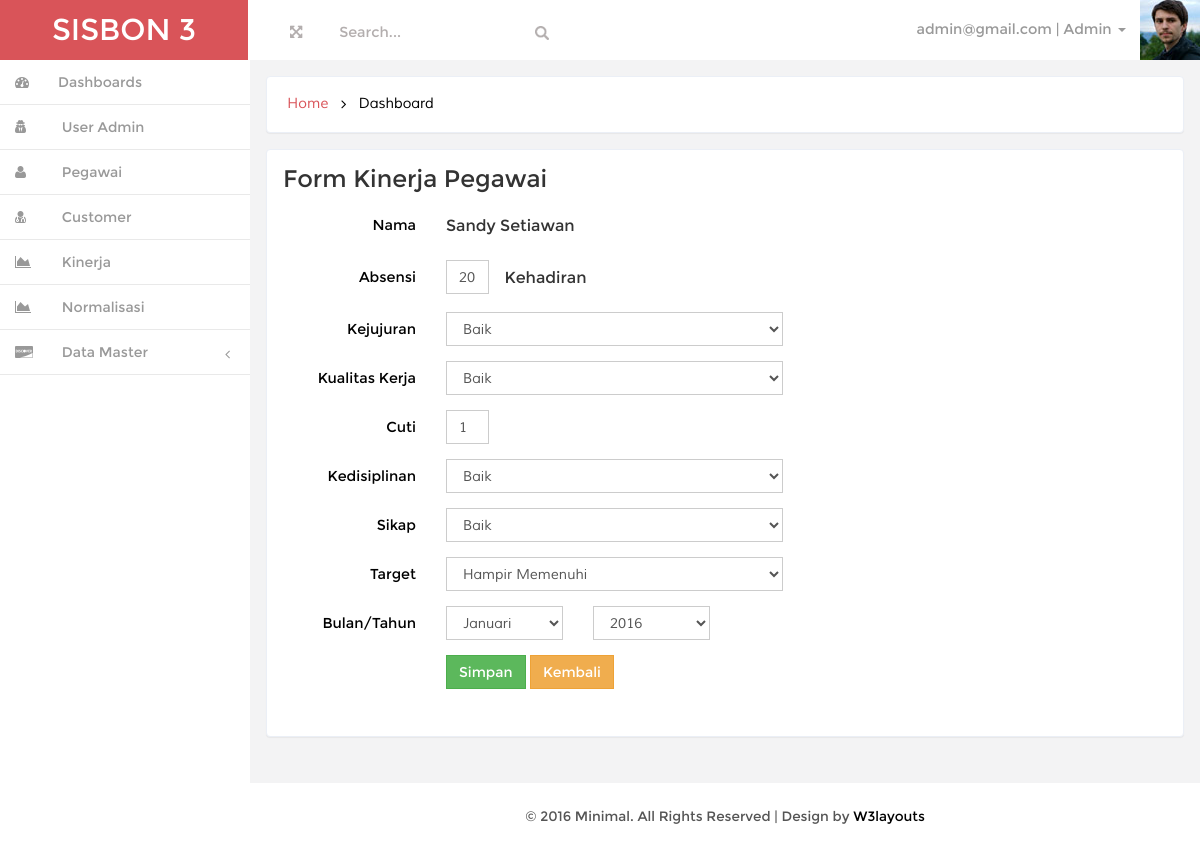
Screenshot of /index.php?page=kinerja_edit&idpegawai=1&id=4 (signed in) with the database file from the repository.
### tables this page shows
CREATE TABLE IF NOT EXISTS `tbpegawai` (
  `id_pegawai` int(11) NOT NULL AUTO_INCREMENT,
  `nama` varchar(100) NOT NULL,
  `tgl_lahir` date NOT NULL,
  `no_telp` varchar(20) NOT NULL,
  `alamat` text NOT NULL,
  `tgl_masuk` date NOT NULL,
  `email` varchar(50) NOT NULL,
  `password` varchar(50) NOT NULL,
  PRIMARY KEY (`id_pegawai`)
);

CREATE TABLE IF NOT EXISTS `tbkinerja` (
  `id_kinerja` int(11) NOT NULL AUTO_INCREMENT,
  `id_pegawai` int(11) NOT NULL,
  `jml_absensi` int(11) NOT NULL,
  `kejujuran` int(11) NOT NULL,
  `kualitas_kerja` int(11) NOT NULL,
  `cuti` int(11) NOT NULL,
  `kedisiplinan` int(11) NOT NULL,
  `sikap` int(11) NOT NULL,
  `target` int(11) NOT NULL,
  `bulan` varchar(20) NOT NULL,
  `tahun` varchar(5) NOT NULL,
  PRIMARY KEY (`id_kinerja`)
);

CREATE TABLE IF NOT EXISTS `tbkejujuran` (
  `id_kejujuran` int(11) NOT NULL AUTO_INCREMENT,
  `ket` varchar(50) NOT NULL,
  `nilai` int(11) NOT NULL,
  PRIMARY KEY (`id_kejujuran`)
);

CREATE TABLE IF NOT EXISTS `tbkualitaskerja` (
  `id_kualitaskerja` int(11) NOT NULL AUTO_INCREMENT,
  `ket` varchar(50) NOT NULL,
  `nilai` int(11) NOT NULL,
  PRIMARY KEY (`id_kualitaskerja`)
);

CREATE TABLE IF NOT EXISTS `tbkedisiplinan` (
  `id_kedisiplinan` int(11) NOT NULL AUTO_INCREMENT,
  `ket` varchar(50) NOT NULL,
  `nilai` int(11) NOT NULL,
  PRIMARY KEY (`id_kedisiplinan`)
);

CREATE TABLE IF NOT EXISTS `tbsikap` (
  `id_sikap` int(11) NOT NULL AUTO_INCREMENT,
  `ket` varchar(50) NOT NULL,
  `nilai` int(11) NOT NULL,
  PRIMARY KEY (`id_sikap`)
);

CREATE TABLE IF NOT EXISTS `tbtarget` (
  `id_target` int(11) NOT NULL AUTO_INCREMENT,
  `ket` varchar(50) NOT NULL,
  `nilai` int(11) NOT NULL,
  PRIMARY KEY (`id_target`)
);

### class/User.php (called while the page is built, shortened)
<?php
include "SisbonHelper.php";
class User
{
    private $admin;
    public function __construct(){
        $admin = new Admin();
        $this->admin = $admin;
        $pegawai = new Pegawai();
        $customer = new Customer();
        if(isset($_SESSION['user_session']))
        {
            if($_SESSION['user_level']=='admin')
            {
                $this->getIdentitasAdmin();
            }
            elseif($_SESSION['user_level']=='pegawai')
            {
                $this->getIdentitasPegawai();
            }
            else
            {
                $this->getIdentitasCustomer();
            }
        }
    }
    public function getIdentitasAdmin()
    {
        $d = $this->admin->getById($_SESSION['user_session']);
        $this->nama_user = $d['nama'];
        $this->email_user = $d['email'];
    }
}

### class/Admin.php (called while the page is built, shortened)
<?php
class Admin implements BaseData
{
    private $conn;
    public function __construct()
    {
        $database = new Koneksi();
        $db = $database->dbKoneksi();
        $this->conn = $db;
    }
    public function getById($id)
    {
        $stmt = $this->conn->prepare("SELECT * FROM tbadmin WHERE id_admin=:uid_admin");
        $stmt->execute(array(':uid_admin'=>$id));
        $userRow=$stmt->fetch(PDO::FETCH_ASSOC);
        return $userRow;
    }
}

### session.php (called while the page is built, shortened)
<?php
$user = new User();

### class/Pegawai.php (called while the page is built, shortened)
<?php
class Pegawai implements BaseData
{
    private $conn;
    public function __construct()
    {
        $database = new Koneksi();
        $db = $database->dbKoneksi();
        $this->conn = $db;
    }
    public function getById($id)
    {
       try
       {
           $stmt = $this->conn->prepare("SELECT * FROM tbpegawai WHERE id_pegawai=$id");
           $stmt->execute();
           $rowPegawai = $stmt->fetch(PDO::FETCH_ASSOC);
           return $rowPegawai;
       }
       catch(PDOException $e)
       {
           echo $e->getMessage();
       }
    }
}

### class/Kinerja.php (called while the page is built, shortened)
<?php
class Kinerja implements BaseData
{
    private $conn;
    public function __construct()
    {
        $database = new Koneksi();
        $db = $database->dbKoneksi();
        $this->conn = $db;
    }
    public function getById($id)
    {
        try
        {
            $stmt = $this->conn->prepare("SELECT * FROM tbkinerja WHERE id_kinerja=$id");
            $stmt->execute();
            $rowKinerja = $stmt->fetch(PDO::FETCH_ASSOC);
            return $rowKinerja;
        }
        catch(PDOException $e)
        {
            echo $e->getMessage();
        }
    }
}

### class/Kejujuran.php (called while the page is built, shortened)
<?php
class Kejujuran implements BaseData
{
    private $conn;
    public function __construct()
    {
        $database = new Koneksi();
        $db = $database->dbKoneksi();
        $this->conn = $db;
    }
    public function getAll()
    {
        try
        {
            $stmt = $this->conn->prepare("SELECT * FROM tbkejujuran");
            $stmt->execute();
            $rowKejujuran = $stmt->fetchAll(PDO::FETCH_ASSOC);
            return $rowKejujuran;
        }
        catch(PDOException $e)
        {
            echo $e->getMessage();
        }
    }
}

### class/KualitasKerja.php (called while the page is built, shortened)
<?php
class KualitasKerja implements BaseData
{
    private $conn;
    public function __construct()
    {
        $database = new Koneksi();
        $db = $database->dbKoneksi();
        $this->conn = $db;
    }
    public function getAll()
    {
        try
        {
            $stmt = $this->conn->prepare("SELECT * FROM tbkualitaskerja");
            $stmt->execute();
            $row = $stmt->fetchAll(PDO::FETCH_ASSOC);
            return $row;
        }
        catch(PDOException $e)
        {
            echo $e->getMessage();
        }
    }
}

### class/Kedisiplinan.php (called while the page is built, shortened)
<?php
class Kedisiplinan implements BaseData
{
    private $conn;
    public function __construct()
    {
        $database = new Koneksi();
        $db = $database->dbKoneksi();
        $this->conn = $db;
    }
    public function getAll()
    {
        try
        {
            $stmt = $this->conn->prepare("SELECT * FROM tbkedisiplinan");
            $stmt->execute();
            $rowKedisiplinan = $stmt->fetchAll(PDO::FETCH_ASSOC);
            return $rowKedisiplinan;
        }
        catch(PDOException $e)
        {
            echo $e->getMessage();
        }
    }
}

### class/Sikap.php (called while the page is built, shortened)
<?php
class Sikap implements BaseData
{
    private $conn;
    public function __construct()
    {
        $database = new Koneksi();
        $db = $database->dbKoneksi();
        $this->conn = $db;
    }
    public function getAll()
    {
        try
        {
            $stmt = $this->conn->prepare("SELECT * FROM tbsikap");
            $stmt->execute();
            $row = $stmt->fetchAll(PDO::FETCH_ASSOC);
            return $row;
        }
        catch(PDOException $e)
        {
            echo $e->getMessage();
        }
    }
}

### class/Target.php (called while the page is built, shortened)
<?php
class Target implements BaseData
{
    private $conn;
    public function __construct()
    {
        $database = new Koneksi();
        $db = $database->dbKoneksi();
        $this->conn = $db;
    }
    public function getAll()
    {
        try
        {
            $stmt = $this->conn->prepare("SELECT * FROM tbtarget");
            $stmt->execute();
            $row = $stmt->fetchAll(PDO::FETCH_ASSOC);
            return $row;
        }
        catch(PDOException $e)
        {
            echo $e->getMessage();
        }
    }
}

### class/SisbonHelper.php (called while the page is built, shortened)
<?php
if(!function_exists('getBulan'))
{
    function getBulan()
    {
        return [
            'januari' => 'Januari',
            'februari' => 'Februari',
            'maret' => 'Maret',
            'april' => 'April',
            'mei' => 'Mei',
            'juni' => 'Juni',
            'juli' => 'Juli',
            'agustus' => 'Agustus',
            'september' => 'September',
            'oktober' => 'Oktober',
            'november'=>'November',
            'desember' => 'Desember'
        ];
    }
}
if(!function_exists('getTahun'))
{
    function getTahun()
    {
        return [
            '2016' => '2016',
            '2017' => '2017',
        ];
    }
}

### page/kinerja_edit.php (the view, shortened to what this page needs)
<?php
$id = 0;
$model = new Kinerja();
$modelPeg = new Pegawai();
$modelkejujuran = new Kejujuran();
$modelkualitaskerja = new KualitasKerja();
$modelKedisiplinan = new Kedisiplinan();
$modelSikap = new Sikap();
$modelTarget = new Target();
if($_GET['id']!=0) {
    $id = $_GET['id'];
}
$data = $model->getById($id);
$dataPegawai = $modelPeg->getById($_GET['idpegawai']);
?>
<h3>Form Kinerja Pegawai</h3>
<div class="grid-form">
<form class="form-horizontal" method="post">
    <div class="form-group">
        <label class="col-sm-2 control-label">Nama</label>
        <div class="col-md-5">
            <label class="form-control-static"><?=$dataPegawai['nama']?></label>
        </div>
    </div>
    <div class="form-group">
        <label class="col-sm-2 control-label">Absensi</label>
        <div class="col-md-1">
            <input type="text" class="form-control" name="jml_absensi" value="<?=$data['jml_absensi']?>" required>
        </div>
        <label class="form-control-static">Kehadiran</label>
    </div>
    <div class="form-group">
        <label class="col-sm-2 control-label">Kejujuran</label>
        <div class="col-md-5">
            <select name="kejujuran" class="form-control" required>
                <?php foreach($modelkejujuran->getAll() as $val) { ?>
                    <option value="<?=$val['id_kejujuran']?>" <?=$data['kejujuran']==$val['id_kejujuran'] ? 'selected' : '' ?> ><?=$val['ket']?></option>
                <?php } ?>
            </select>
        </div>
    </div>
    <div class="form-group">
        <label for="inputEmail3" class="col-sm-2 control-label">Kualitas Kerja</label>
        <div class="col-md-5">
            <select name="kualitas_kerja" class="form-control" required>
                <?php foreach($modelkualitaskerja->getAll() as $val) { ?>
                    <option value="<?=$val['id_kualitaskerja']?>" <?=$data['kualitas_kerja']==$val['id_kualitaskerja'] ? 'selected' : '' ?> ><?=$val['ket']?></option>
                <?php } ?>
            </select>
        </div>
    </div>
    <div class="form-group">
        <label for="inputPassword3" class="col-sm-2 control-label">Cuti</label>
        <div class="col-sm-1">
            <input type="text" name="cuti" class="form-control" value="<?=$data['cuti']?>" required>
        </div>
    </div>
    <div class="form-group">
        <label for="inputEmail3" class="col-sm-2 control-label">Kedisiplinan</label>
        <div class="col-md-5">
            <select name="kedisiplinan" class="form-control" required>
                <?php foreach($modelKedisiplinan->getAll() as $val) { ?>
                    <option value="<?=$val['id_kedisiplinan']?>" <?=$data['kedisiplinan']==$val['id_kedisiplinan'] ? 'selected' : '' ?> ><?=$val['ket']?></option>
                <?php } ?>
            </select>
        </div>
    </div>
    <div class="form-group">
        <label for="inputEmail3" class="col-sm-2 control-label">Sikap</label>
        <div class="col-md-5">
            <select name="sikap" class="form-control" required>
                <?php foreach($modelSikap->getAll() as $val) { ?>
                    <option value="<?=$val['id_sikap']?>" <?=$data['sikap']==$val['id_sikap'] ? 'selected' : '' ?> ><?=$val['ket']?></option>
                <?php } ?>
            </select>
        </div>
    </div>
    <div class="form-group">
        <label for="inputEmail3" class="col-sm-2 control-label">Target</label>
        <div class="col-md-5">
            <select name="target" class="form-control" required>
                <?php foreach($modelTarget->getAll() as $val) { ?>
                    <option value="<?=$val['id_target']?>" <?=$data['target']==$val['id_target'] ? 'selected' : '' ?> ><?=$val['ket']?></option>
                <?php } ?>
            </select>
        </div>
    </div>
    <div class="form-group">
        <label for="inputPassword3" class="col-sm-2 control-label">Bulan/Tahun</label>
        <div class="col-sm-2">
            <select name="bulan" class="form-control" required>
                <?php foreach(getBulan() as $key => $val) {?>
                    <option value="<?=$key?>" <?= $key==$data['bulan'] ? 'selected' : '' ?> ><?=$val?></option>
                <?php } ?>
            </select>
            </div>
            <div class="col-sm-2">
            <select name="tahun" class="form-control" required>
                <?php foreach(getTahun() as $key => $val) {?>
                    <option value="<?=$key?>" <?= $key==$data['tahun']?'selected':'' ?> ><?=$val?></option>
                <?php } ?>
            </select>
        </div>
    </div>
    <div class="form-group">
        <div class="col-sm-offset-2 col-sm-5">
            <input type="submit" name="simpan" class="btn btn-success" value="Simpan">
            <a href="?page=kinerjapegawai&id=<?=$_GET['idpegawai']?>" class="btn btn-warning">Kembali</a>
        </div>
    </div>
</form>
</div>

### index.php (shortened to what this page needs)
<?php
require_once("session.php");
?>
<!DOCTYPE HTML>
<html>
<head>
<link href="css/bootstrap.min.css" rel='stylesheet' type='text/css' />
<link href="css/style.css" rel='stylesheet' type='text/css' />
<link href="css/font-awesome.css" rel="stylesheet">
<link href="css/custom.css" rel="stylesheet">
</head>
<body>
<div id="wrapper">
        <nav class="navbar-default navbar-static-top" role="navigation">
             <div class="navbar-header">
               <h1> <a class="navbar-brand" href="index.php">SISBON <?=SISBON_LEVEL_USER_CUSTOMER?></a></h1>
			   </div>
			 <div class=" border-bottom">
        	<div class="full-left">
        	  <section class="full-top">
				<button id="toggle"><i class="fa fa-arrows-alt"></i></button>
			</section>
			<form class=" navbar-left-right">
              <input type="text"  value="Search..." onfocus="this.value = '';" onblur="if (this.value == '') {this.value = 'Search...';}">
              <input type="submit" value="" class="fa fa-search">
            </form>
            <div class="clearfix"> </div>
           </div>
		    <div class="drop-men" >
		        <ul class=" nav_1">
					<li class="dropdown">
		              <a href="#" class="dropdown-toggle dropdown-at" data-toggle="dropdown"><span class=" name-caret"><?=$user->email_user?> | <?=$user->nama_user?><i class="caret"></i></span><img src="images/wo.jpg"></a>
		            </li>
		        </ul>
		     </div>
			<div class="clearfix">
     </div>
		    <div class="navbar-default sidebar" role="navigation">
                <div class="sidebar-nav navbar-collapse">
                <ul class="nav" id="side-menu">
					<?php include "sidemenu.php" ?>
                </ul>
            </div>
			</div>
        </nav>
        <div id="page-wrapper" class="gray-bg dashbard-1">
       <div class="content-main">
		    <div class="banner">
				<h2>
				<a href="index.html">Home</a>
				<i class="fa fa-angle-right"></i>
				<span>Dashboard</span>
				</h2>
		    </div>
		   <div class="blank">
			   <div class="blank-page">
					<?php
					if(isset($_GET['page']) AND file_exists('page/'.$_GET['page'].'.php')){include "page/".$_GET['page'].'.php';} else {include "page/home.php";}
					?>
			   </div>
		   </div>
<div class="copy">
            <p> &copy; 2016 Minimal. All Rights Reserved | Design by <a href="#" target="_blank">W3layouts</a> </p>
	    </div>
		</div>
       </div>
     </div>
</body>
</html>

### rows the page displays
tbpegawai: nama "Sandy Setiawan"
tbkinerja: jml_absensi "20", kejujuran "Baik", kualitas_kerja "Baik", cuti "1", kedisiplinan "Baik", sikap "Baik", target "Hampir Memenuhi", bulan "Januari", tahun "2016"

### other values shown
SISBON_LEVEL_USER_CUSTOMER "3"
$user->email_user "admin@gmail.com"
$user->nama_user "Admin"
